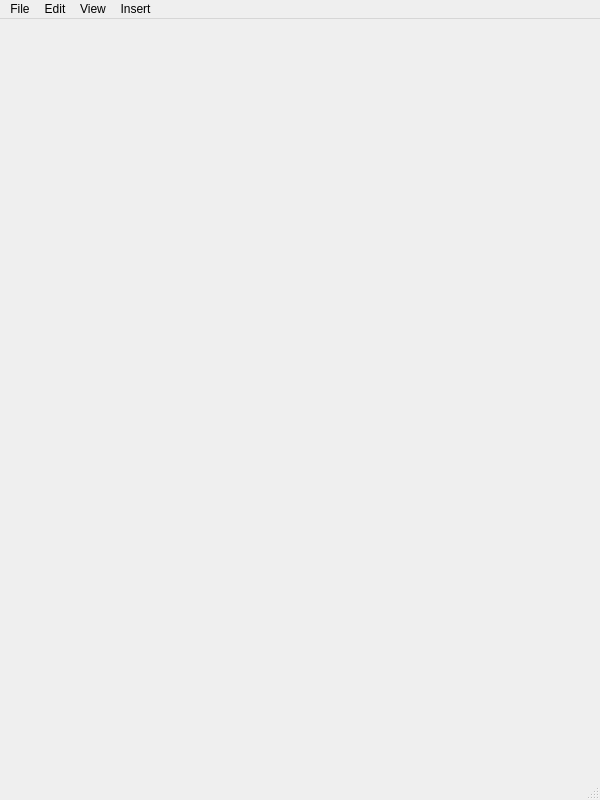
<?xml version="1.0" encoding="UTF-8"?>
<ui version="4.0">
 <class>EditorWindow</class>
 <widget class="QMainWindow" name="EditorWindow">
  <property name="geometry">
   <rect>
    <x>0</x>
    <y>0</y>
    <width>600</width>
    <height>800</height>
   </rect>
  </property>
  <property name="windowTitle">
   <string>Instrument Editor</string>
  </property>
  <widget class="QWidget" name="centralwidget">
   <layout class="QVBoxLayout" name="verticalLayout_2"/>
  </widget>
  <widget class="QMenuBar" name="menubar">
   <property name="geometry">
    <rect>
     <x>0</x>
     <y>0</y>
     <width>600</width>
     <height>25</height>
    </rect>
   </property>
   <widget class="QMenu" name="menuFile">
    <property name="title">
     <string>File</string>
    </property>
    <addaction name="actionSave"/>
    <addaction name="separator"/>
    <addaction name="actionClose_Instrument_Editor"/>
   </widget>
   <widget class="QMenu" name="menuEdit">
    <property name="title">
     <string>Edit</string>
    </property>
    <addaction name="actionUndo"/>
    <addaction name="actionRedo"/>
    <addaction name="separator"/>
    <addaction name="actionCopy"/>
    <addaction name="actionCut"/>
    <addaction name="actionPaste"/>
    <addaction name="separator"/>
    <addaction name="actionSelect_All"/>
   </widget>
   <widget class="QMenu" name="menuView">
    <property name="title">
     <string>View</string>
    </property>
   </widget>
   <widget class="QMenu" name="menuInsert">
    <property name="title">
     <string>Insert</string>
    </property>
    <addaction name="actionComponent_Browser"/>
    <addaction name="separator"/>
   </widget>
   <addaction name="menuFile"/>
   <addaction name="menuEdit"/>
   <addaction name="menuView"/>
   <addaction name="menuInsert"/>
  </widget>
  <widget class="QStatusBar" name="statusbar"/>
  <action name="actionComponent_Browser">
   <property name="text">
    <string>Component Browser...</string>
   </property>
  </action>
  <action name="actionCompDummy">
   <property name="text">
    <string>component_of_this_category</string>
   </property>
  </action>
  <action name="actionSource_Optimize">
   <property name="text">
    <string>Source_Optimize...</string>
   </property>
  </action>
  <action name="actionGuide">
   <property name="text">
    <string>Guide...</string>
   </property>
  </action>
  <action name="actionMirror">
   <property name="text">
    <string>Mirror...</string>
   </property>
  </action>
  <action name="actionV_Selector">
   <property name="text">
    <string>V_selector...</string>
   </property>
  </action>
  <action name="actionUndo">
   <property name="text">
    <string>Undo</string>
   </property>
   <property name="shortcut">
    <string>Ctrl+Z</string>
   </property>
  </action>
  <action name="actionRedo">
   <property name="text">
    <string>Redo</string>
   </property>
   <property name="shortcut">
    <string>Ctrl+Shift+Z</string>
   </property>
  </action>
  <action name="actionCopy">
   <property name="text">
    <string>Copy</string>
   </property>
   <property name="shortcut">
    <string>Ctrl+C</string>
   </property>
  </action>
  <action name="actionCut">
   <property name="text">
    <string>Cut</string>
   </property>
   <property name="shortcut">
    <string>Ctrl+X</string>
   </property>
  </action>
  <action name="actionPaste">
   <property name="text">
    <string>Paste</string>
   </property>
   <property name="shortcut">
    <string>Ctrl+V</string>
   </property>
  </action>
  <action name="actionSelect_All">
   <property name="text">
    <string>Select All</string>
   </property>
   <property name="shortcut">
    <string>Ctrl+A</string>
   </property>
  </action>
  <action name="actionSave">
   <property name="text">
    <string>Save</string>
   </property>
   <property name="shortcut">
    <string>Ctrl+S</string>
   </property>
  </action>
  <action name="actionClose_Instrument_Editor">
   <property name="text">
    <string>Close Instrument Editor</string>
   </property>
   <property name="shortcut">
    <string>Ctrl+W</string>
   </property>
  </action>
 </widget>
 <resources/>
 <connections/>
</ui>
